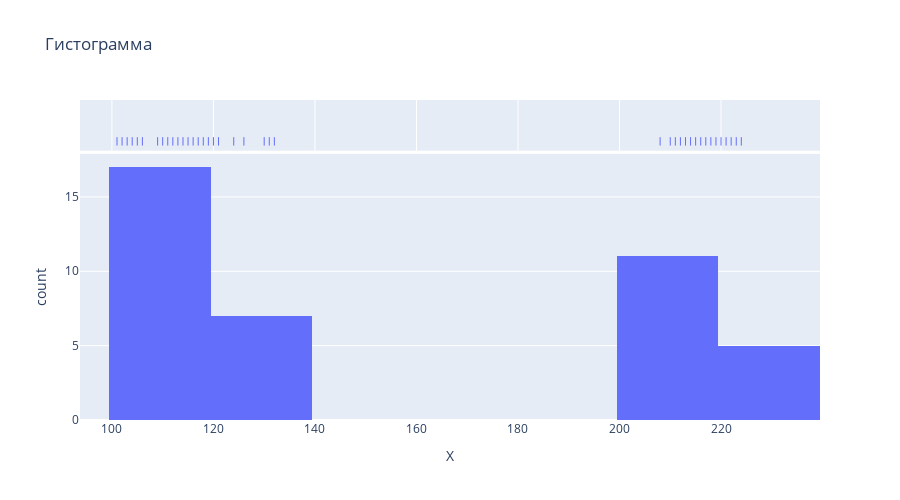

Notebook code cell kept with this figure:
### Markdown cell above
## Пункт 3
**Построить гистограмму и полигон относительных частот. На их основе выдвинуть нулевую гипотезу H0 о виде распределения (нормальное распределение).**|

### Code cell
px.histogram(data, x='X'
             , nbins=10, title='Гистограмма', marginal='rug', height=500)

### Figure 1 — Plotly figure (JSON) as saved in the notebook; plotly's stock layout.template omitted (floating-point values rounded to 4 significant figures)
{"data": [{"alignmentgroup": "True", "bingroup": "x", "hovertemplate": "X=%{x}<br>count=%{y}<extra></extra>", "legendgroup": "", "marker": {"color": "#636efa", "pattern": {"shape": ""}}, "name": "", "nbinsx": 10, "offsetgroup": "", "orientation": "v", "showlegend": false, "x": [101, 102, 103, 104, 105, 106, 208, 210, 211, 212, 213, 214, 215, 216, 217, 218, 109, 110, 111, 219, 220, 221, 112, 113, 114, 115, 116, 117, 222, 223, 224, 118, 119, 120, 121, 124, 126, 130, 131, 132], "xaxis": "x", "yaxis": "y", "type": "histogram"}, {"alignmentgroup": "True", "boxpoints": "all", "fillcolor": "rgba(255,255,255,0)", "hoveron": "points", "hovertemplate": "X=%{x}<extra></extra>", "jitter": 0, "legendgroup": "", "line": {"color": "rgba(255,255,255,0)"}, "marker": {"color": "#636efa", "symbol": "line-ns-open"}, "name": "", "offsetgroup": "", "showlegend": false, "x": [101, 102, 103, 104, 105, 106, 208, 210, 211, 212, 213, 214, 215, 216, 217, 218, 109, 110, 111, 219, 220, 221, 112, 113, 114, 115, 116, 117, 222, 223, 224, 118, 119, 120, 121, 124, 126, 130, 131, 132], "xaxis": "x2", "yaxis": "y2", "type": "box"}], "layout": {"xaxis": {"anchor": "y", "domain": [0.0, 1.0], "title": {"text": "X"}}, "yaxis": {"anchor": "x", "domain": [0.0, 0.8316], "title": {"text": "count"}}, "xaxis2": {"anchor": "y2", "domain": [0.0, 1.0], "matches": "x", "showticklabels": false, "showgrid": true}, "yaxis2": {"anchor": "x2", "domain": [0.8416, 1.0], "matches": "y2", "showticklabels": false, "showline": false, "ticks": "", "showgrid": false}, "legend": {"tracegroupgap": 0}, "title": {"text": "Гистограмма"}, "barmode": "relative", "height": 500}}
